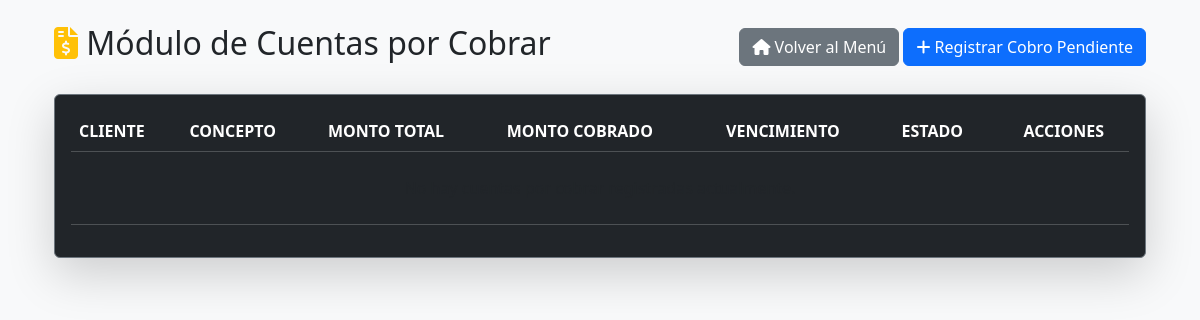
Before: /cuentas-por-cobrar/ with the older database file.
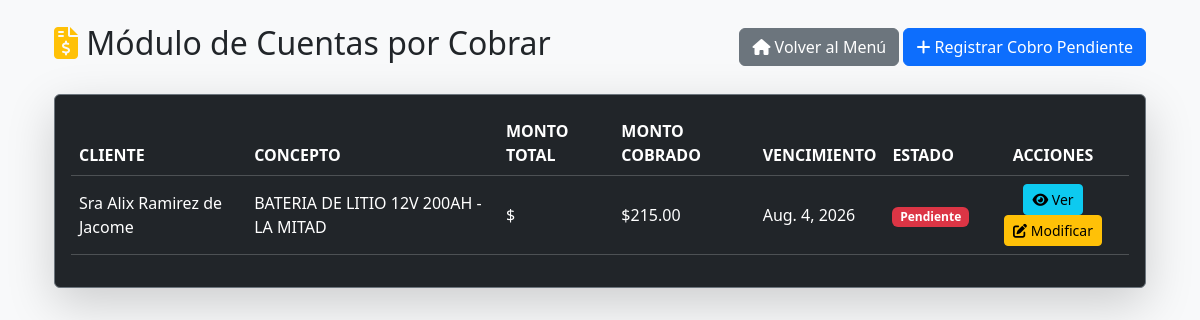
After: the same page with the newer database file.
### gestion/models.py (models this page shows, shortened)
class CuentaPorCobrar(models.Model):
    ESTADOS = [
        ("PEND", "Pendiente"),
        ("PAG", "Pagado"),
        ("VENC", "Vencido"),
    ]
    cliente = models.ForeignKey(Cliente, on_delete=models.CASCADE, verbose_name="Cliente")
    concepto = models.CharField(max_length=200, verbose_name="Concepto")
    monto_deuda = models.DecimalField(max_digits=10, decimal_places=2, verbose_name="Monto Total")
    monto_cobrado = models.DecimalField(max_digits=10, decimal_places=2, default=0.00, verbose_name="Monto Abonado / Cobrado")
    fecha_emision = models.DateField(verbose_name="Fecha de Emisión")
    fecha_vencimiento = models.DateField(verbose_name="Fecha de Vencimiento")
    estado = models.CharField(max_length=4, choices=ESTADOS, default="PEND", verbose_name="Estado")
    observaciones = models.TextField(blank=True, null=True, verbose_name="Observaciones")

class Cliente(models.Model):
    nombre = models.CharField(max_length=100)
    rif_cedula = models.CharField(
        max_length=50, blank=True, null=True, verbose_name="Rif o Cédula"
    )
    telefono = models.CharField(max_length=20, blank=True, null=True)
    direccion = models.TextField(
        blank=True, null=True, verbose_name="Dirección"
    )
    nota_privada = models.TextField(
        blank=True, null=True, verbose_name="Nota Privada"
    )
    foto = models.ImageField(upload_to="clientes/", blank=True, null=True)
    latitud = models.DecimalField(
        max_digits=9, decimal_places=6, blank=True, null=True
    )
    longitud = models.DecimalField(
        max_digits=9, decimal_places=6, blank=True, null=True
    )
    def __str__(self):
        return (
            f"{self.nombre} ({self.rif_cedula})"
            if self.rif_cedula
            else self.nombre
        )

### gestion/views.py (the view)
# urls.py: path("cuentas-por-cobrar/", views.lista_cuentas_por_cobrar, name="lista_cuentas_por_cobrar"),
def lista_cuentas_por_cobrar(request):
    return render(request, 'gestion/lista_cuentas_por_cobrar.html', {'cuentas': CuentaPorCobrar.objects.all().order_by('fecha_vencimiento')})

### gestion/templates/gestion/lista_cuentas_por_cobrar.html (shortened to what this page needs)
{% extends 'gestion/base.html' %}
{% block content %}
<div class="container-fluid mt-4">
    <div class="d-flex justify-content-between align-items-center mb-4">
        <h2><i class="fas fa-file-invoice-dollar text-warning"></i> Módulo de Cuentas por Cobrar</h2>
        <div>
            <a href="{% url 'dashboard' %}" class="btn btn-secondary">
                <i class="fas fa-home"></i> Volver al Menú
            </a>
            <a href="{% url 'registrar_cxc' %}" class="btn btn-primary">
                <i class="fas fa-plus"></i> Registrar Cobro Pendiente
            </a>
        </div>
    </div>
    <div class="card bg-dark text-white shadow-lg border-secondary">
        <div class="card-body">
            <div class="table-responsive">
                <table class="table table-dark table-hover align-middle">
                    <thead>
                        <tr>
                            <th>CLIENTE</th>
                            <th>CONCEPTO</th>
                            <th>MONTO TOTAL</th>
                            <th>MONTO COBRADO</th>
                            <th>VENCIMIENTO</th>
                            <th>ESTADO</th>
                            <th class="text-center">ACCIONES</th>
                        </tr>
                    </thead>
                    <tbody>
                        {% for cuenta in cuentas %}
                        <tr>
                            <td>{{ cuenta.cliente }}</td>
                            <td>{{ cuenta.concepto }}</td>
                            <td>${{ cuenta.monto_total }}</td>
                            <td>${{ cuenta.monto_cobrado }}</td>
                            <td>{{ cuenta.fecha_vencimiento }}</td>
                            <td>
                                <span class="badge {% if cuenta.estado == 'PAGADO' %}bg-success{% else %}bg-danger{% endif %}">
                                    {{ cuenta.get_estado_display|default:cuenta.estado }}
                                </span>
                            </td>
                            <td class="text-center">
                                <a href="{% url 'ver_cuenta_por_cobrar' cuenta.pk %}" class="btn btn-sm btn-info" title="Ver detalle">
                                    <i class="fas fa-eye"></i> Ver
                                </a>
                                <a href="{% url 'modificar_cuenta_por_cobrar' cuenta.pk %}" class="btn btn-sm btn-warning" title="Modificar">
                                    <i class="fas fa-edit"></i> Modificar
                                </a>
                            </td>
                        </tr>
                        {% empty %}
                        <tr>
                            <td colspan="7" class="text-center text-muted py-4">
                            </td>
                        </tr>
                        {% endfor %}
                    </tbody>
                </table>
            </div>
        </div>
    </div>
</div>
{% endblock %}

Changed rows visible on the page:
added CuentaPorCobrar: cliente "Sra Alix Ramirez de Jacome", concepto "BATERIA DE LITIO 12V 200AH - LA MITAD", monto_cobrado "215.00", fecha_vencimiento "Aug. 4, 2026", estado "Pendiente"
